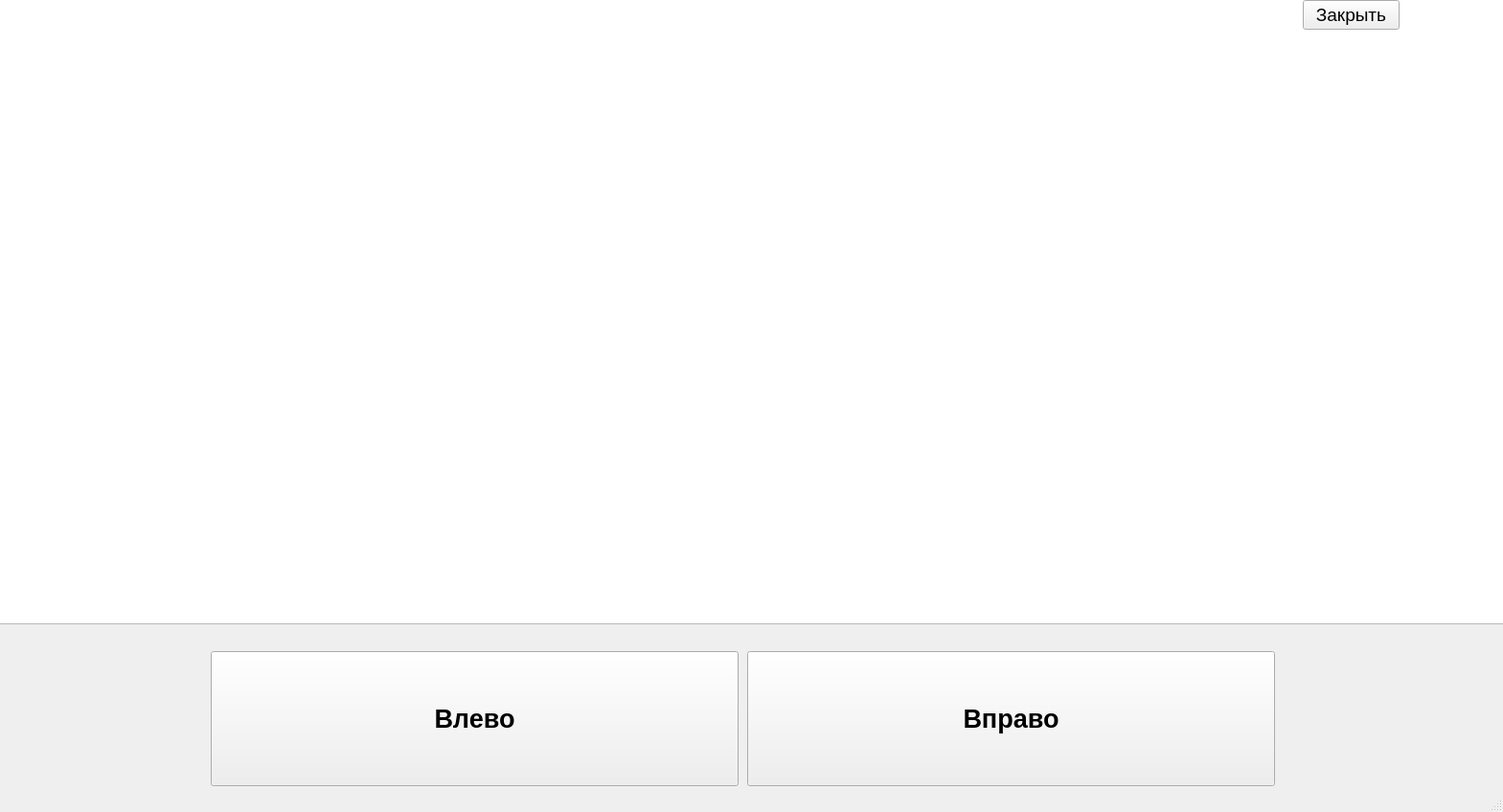
<?xml version="1.0" encoding="UTF-8"?>
<ui version="4.0">
 <class>MainWindow</class>
 <widget class="QMainWindow" name="MainWindow">
  <property name="geometry">
   <rect>
    <x>0</x>
    <y>0</y>
    <width>1569</width>
    <height>848</height>
   </rect>
  </property>
  <property name="windowTitle">
   <string>MainWindow</string>
  </property>
  <widget class="QWidget" name="centralwidget">
   <widget class="QGraphicsView" name="graphicsView">
    <property name="geometry">
     <rect>
      <x>-10</x>
      <y>-9</y>
      <width>1661</width>
      <height>661</height>
     </rect>
    </property>
   </widget>
   <widget class="QPushButton" name="pushButton_2">
    <property name="geometry">
     <rect>
      <x>1360</x>
      <y>0</y>
      <width>101</width>
      <height>31</height>
     </rect>
    </property>
    <property name="font">
     <font>
      <pointsize>14</pointsize>
     </font>
    </property>
    <property name="text">
     <string>Закрыть</string>
    </property>
   </widget>
   <widget class="QPushButton" name="per_left">
    <property name="geometry">
     <rect>
      <x>220</x>
      <y>680</y>
      <width>551</width>
      <height>141</height>
     </rect>
    </property>
    <property name="font">
     <font>
      <pointsize>20</pointsize>
      <italic>false</italic>
      <bold>true</bold>
     </font>
    </property>
    <property name="text">
     <string>Влево</string>
    </property>
   </widget>
   <widget class="QPushButton" name="per_rigth">
    <property name="geometry">
     <rect>
      <x>780</x>
      <y>680</y>
      <width>551</width>
      <height>141</height>
     </rect>
    </property>
    <property name="font">
     <font>
      <pointsize>20</pointsize>
      <italic>false</italic>
      <bold>true</bold>
     </font>
    </property>
    <property name="text">
     <string>Вправо</string>
    </property>
   </widget>
   <widget class="QLabel" name="label">
    <property name="geometry">
     <rect>
      <x>220</x>
      <y>150</y>
      <width>821</width>
      <height>81</height>
     </rect>
    </property>
    <property name="font">
     <font>
      <pointsize>32</pointsize>
      <bold>true</bold>
     </font>
    </property>
    <property name="text">
     <string/>
    </property>
   </widget>
  </widget>
  <widget class="QMenuBar" name="menubar">
   <property name="geometry">
    <rect>
     <x>0</x>
     <y>0</y>
     <width>1569</width>
     <height>22</height>
    </rect>
   </property>
  </widget>
  <widget class="QStatusBar" name="statusbar"/>
 </widget>
 <resources/>
 <connections/>
</ui>
